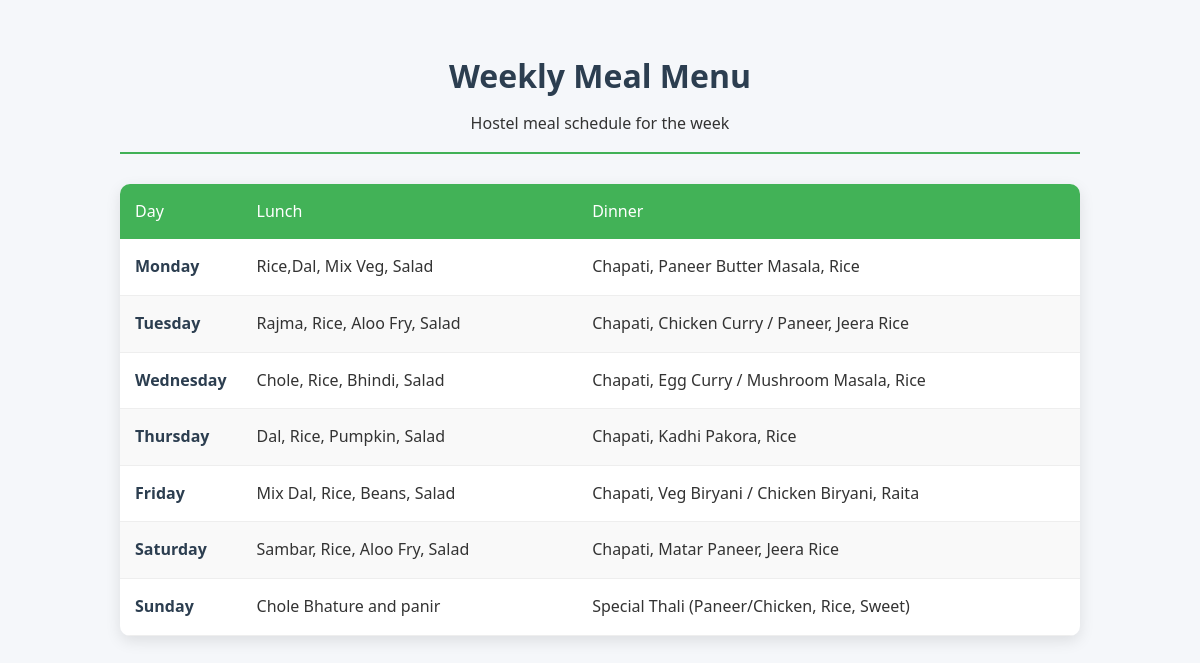
The app's page /student/mealmenu.php with its own data.
### tables this page shows
CREATE TABLE `weekly_menu` (
  `id` int(11) NOT NULL,
  `day` varchar(15) DEFAULT NULL,
  `lunch_menu` text DEFAULT NULL,
  `dinner_menu` text DEFAULT NULL
);

### student/mealmenu.php (the view, shortened to what this page needs)
<?php
require_once('../include/dbConnect.php');
$sql = "SELECT * FROM weekly_menu ORDER BY FIELD(day, 'Monday', 'Tuesday', 'Wednesday', 'Thursday', 'Friday', 'Saturday', 'Sunday')";
$result = mysqli_query($conn, $sql);
?>
<!DOCTYPE html>
<html lang="en">
<head>
</head>
<body>
    <div class="container">
        <div class="header">
            <h1>Weekly Meal Menu</h1>
            <p>Hostel meal schedule for the week</p>
        </div>
        <div class="menu-card">
            <?php if (mysqli_num_rows($result) > 0): ?>
                <table class="menu-table">
                    <thead>
                        <tr>
                            <th>Day</th>
                            <th>Lunch</th>
                            <th>Dinner</th>
                        </tr>
                    </thead>
                    <tbody>
                       <?php while ($row = mysqli_fetch_assoc($result)): ?>
    <tr>
        <td class="day-column"><?php echo htmlspecialchars($row['day']); ?></td>
        <td><?php echo htmlspecialchars($row['lunch_menu']); ?></td>
        <td><?php echo htmlspecialchars($row['dinner_menu']); ?></td>
    </tr>
<?php endwhile; ?>
                    </tbody>
                </table>
            <?php else: ?>
                <div class="no-data">
                    <p>No meal data available. Please check back later.</p>
                </div>
            <?php endif; ?>
        </div>
    </div>
</body>
</html>

### student/mealmenu.php (style rules this page uses)
:root { --primary:rgba(39, 167, 63, 0.87); --secondary: #2980b9; --light: #ecf0f1; --dark: #2c3e50; --success: #27ae60; }
* { box-sizing: border-box; margin: 0; padding: 0; }
body { font-family: 'Segoe UI', Tahoma, Geneva, Verdana, sans-serif; background-color: #f5f7fa; color: #333; line-height: 1.6; }
.container { max-width: 1000px; margin: 30px auto; padding: 20px; }
.header { text-align: center; margin-bottom: 30px; padding-bottom: 15px; border-bottom: 2px solid var(--primary); }
.header h1 { color: var(--dark); margin-bottom: 10px; }
.menu-card { background: white; border-radius: 10px; box-shadow: 0 5px 15px rgba(0,0,0,0.1); overflow: hidden; }
.menu-table { width: 100%; border-collapse: collapse; }
.menu-table th { background-color: var(--primary); color: white; padding: 15px; text-align: left; font-weight: 500; }
.menu-table td { padding: 15px; border-bottom: 1px solid #eee; }
.menu-table tr:nth-child(even) { background-color: #f9f9f9; }
.day-column { font-weight: 600; color: var(--dark); width: 120px; }

### records on screen
weekly_menu: day "Monday", lunch_menu "Rice,Dal, Mix Veg, Salad", dinner_menu "Chapati, Paneer Butter Masala, Rice"
weekly_menu: day "Tuesday", lunch_menu "Rajma, Rice, Aloo Fry, Salad", dinner_menu "Chapati, Chicken Curry / Paneer, Jeera Rice"
weekly_menu: day "Wednesday", lunch_menu "Chole, Rice, Bhindi, Salad", dinner_menu "Chapati, Egg Curry / Mushroom Masala, Rice"
weekly_menu: day "Thursday", lunch_menu "Dal, Rice, Pumpkin, Salad", dinner_menu "Chapati, Kadhi Pakora, Rice"
weekly_menu: day "Friday", lunch_menu "Mix Dal, Rice, Beans, Salad", dinner_menu "Chapati, Veg Biryani / Chicken Biryani, Raita"
weekly_menu: day "Saturday", lunch_menu "Sambar, Rice, Aloo Fry, Salad", dinner_menu "Chapati, Matar Paneer, Jeera Rice"
weekly_menu: day "Sunday", lunch_menu "Chole Bhature and panir", dinner_menu "Special Thali (Paneer/Chicken, Rice, Sweet)"
